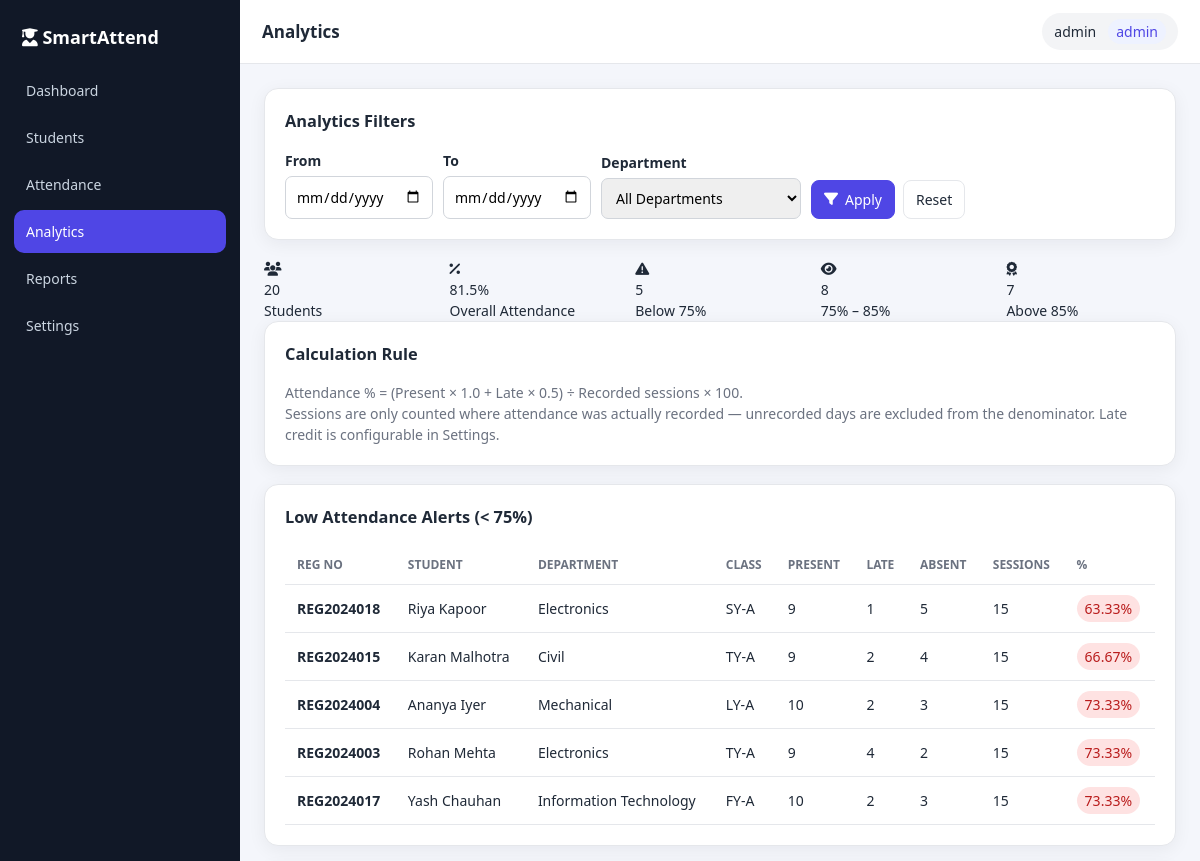
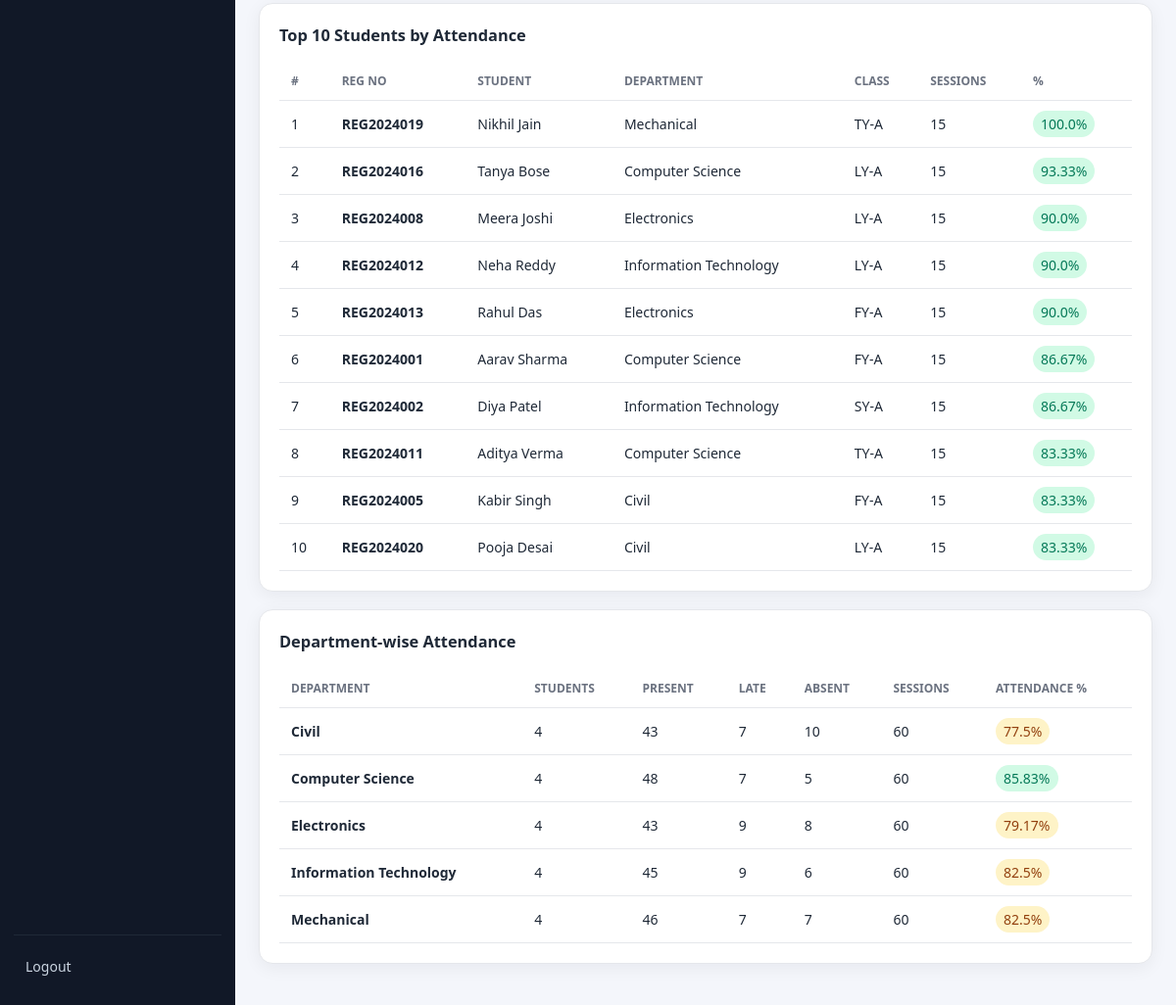
Screenshot of /analytics (signed in) with the database file from the repository (2 pictures, top to bottom).
### tables this page shows
CREATE TABLE students (
        id              INTEGER PRIMARY KEY AUTOINCREMENT,
        reg_no          TEXT NOT NULL UNIQUE,
        full_name       TEXT NOT NULL,
        email           TEXT,
        phone           TEXT,
        department_id   INTEGER NOT NULL REFERENCES departments(id) ON DELETE RESTRICT,
        class_name      TEXT NOT NULL,
        gender          TEXT,
        enrollment_date TEXT,
        created_at      TEXT NOT NULL DEFAULT (datetime('now'))
    );

CREATE TABLE departments (
        id   INTEGER PRIMARY KEY AUTOINCREMENT,
        name TEXT NOT NULL UNIQUE,
        code TEXT NOT NULL UNIQUE
    );

### controllers.py (the view)
@login_required
def analytics():
    db = get_db()
    late_credit = get_late_credit()
    start = request.args.get("start") or ""
    end = request.args.get("end") or ""
    dept = safe_int(request.args.get("department"))
    if start and not valid_date(start):
        start = ""
    if end and not valid_date(end):
        end = ""
    stats = compute_student_stats(dept, start or None, end or None)
    departments = db.execute("SELECT * FROM departments ORDER BY name").fetchall()
    active = [s for s in stats if s["total"] > 0]
    low = [s for s in active if s["pct"] < 75]
    mid = [s for s in active if 75 <= s["pct"] <= 85]
    high = [s for s in active if s["pct"] > 85]
    total_sessions = sum(s["total"] for s in stats)
    total_credits = sum(s["credits"] for s in stats)
    overall_pct = round(total_credits / total_sessions * 100, 2) if total_sessions else 0.0
    top10 = sorted(active, key=lambda s: (-s["pct"], -s["total"]))[:10]
    dept_map = {}
    for s in stats:
        d = dept_map.setdefault(s["dept"], {
            "dept": s["dept"], "students": 0, "sessions": 0,
            "credits": 0.0, "present": 0, "late": 0, "absent": 0})
        d["students"] += 1
        d["sessions"] += s["total"]
        d["credits"] += s["credits"]
        d["present"] += s["present"]
        d["late"] += s["late"]
        d["absent"] += s["absent"]
    dept_stats = []
    for d in dept_map.values():
        d["pct"] = round(d["credits"] / d["sessions"] * 100, 2) if d["sessions"] else 0.0
        dept_stats.append(d)
    dept_stats.sort(key=lambda x: x["dept"])
    body = 'analytics.html'
    return render_page("Analytics", body, active="analytics",
                       stats=stats, departments=departments,
                       start=start, end=end, dept=dept,
                       late_credit=late_credit, overall_pct=overall_pct,
                       low=low, mid=mid, high=high, top10=top10,
                       dept_stats=dept_stats)

### controllers.py (called while the page is built)
def login_required(view):
    @wraps(view)
    def wrapped(*args, **kwargs):
        if not session.get("user_id"):
            flash("Please sign in to continue.", "error")
            return redirect(url_for("login"))
        return view(*args, **kwargs)
    return wrapped

def safe_int(value, default=None):
    try:
        return int(value)
    except (TypeError, ValueError):
        return default

### models.py (called while the page is built)
def get_db():
    if "db" not in g:
        g.db = sqlite3.connect(current_app.config["DATABASE"])
        g.db.row_factory = sqlite3.Row
        g.db.execute("PRAGMA foreign_keys = ON")
    return g.db

def get_setting(key, default=None):
    try:
        row = get_db().execute("SELECT value FROM settings WHERE key=?", (key,)).fetchone()
        return row["value"] if row else default
    except Exception:
        return default

def get_late_credit():
    try:
        v = float(get_setting("late_credit", DEFAULT_LATE_CREDIT))
        return max(0.0, min(1.0, v))
    except (TypeError, ValueError):
        return float(DEFAULT_LATE_CREDIT)

### views.py (called while the page is built)
def render_page(title, body_tpl, active="", scripts="", **ctx):
    base_ctx = {
        "title": title,
        "active": active,
        "username": session.get("username"),
        "role": session.get("role"),
    }
    base_ctx.update(ctx)
    body = render_template(body_tpl, **base_ctx)
    page_scripts = render_template(scripts, **base_ctx) if scripts else ""
    return render_template_string(BASE_TEMPLATE, body=body,
                                  page_scripts=page_scripts, **base_ctx)

### templates/analytics.html (shortened to what this page needs)
    <div class="card no-print">
      <h3>Analytics Filters</h3>
      <form class="filters" method="get" action="{{ url_for('analytics') }}" style="margin-bottom:0">
        <div><label>From</label><input type="date" name="start" value="{{ start }}"></div>
        <div><label>To</label><input type="date" name="end" value="{{ end }}"></div>
        <div><label>Department</label>
          <select name="department">
            <option value="">All Departments</option>
          </select></div>
        <div style="align-self:flex-end;display:flex;gap:8px">
          <button class="btn btn-primary"><i class="fa-solid fa-filter"></i> Apply</button>
          <a class="btn btn-ghost" href="{{ url_for('analytics') }}">Reset</a>
        </div>
      </form>
    </div>
    <div class="stats-grid">
      <div class="stat"><div class="icon i1"><i class="fa-solid fa-users"></i></div>
        <div><div class="value">{{ stats|length }}</div><div class="label">Students</div></div></div>
      <div class="stat"><div class="icon i3"><i class="fa-solid fa-percent"></i></div>
        <div><div class="value">{{ overall_pct }}%</div><div class="label">Overall Attendance</div></div></div>
      <div class="stat"><div class="icon i5"><i class="fa-solid fa-triangle-exclamation"></i></div>
        <div><div class="value">{{ low|length }}</div><div class="label">Below 75%</div></div></div>
      <div class="stat"><div class="icon i6"><i class="fa-solid fa-eye"></i></div>
        <div><div class="value">{{ mid|length }}</div><div class="label">75% – 85%</div></div></div>
      <div class="stat"><div class="icon i4"><i class="fa-solid fa-award"></i></div>
        <div><div class="value">{{ high|length }}</div><div class="label">Above 85%</div></div></div>
    </div>
    <div class="card">
      <h3>Calculation Rule</h3>
      <p class="muted">
        Attendance % = (Present × 1.0 + Late × {{ late_credit }}) ÷ Recorded sessions × 100.<br>
        Sessions are only counted where attendance was actually recorded — unrecorded days
        are excluded from the denominator. Late credit is configurable in Settings.
      </p>
    </div>
    <div class="card">
      <h3>Low Attendance Alerts (&lt; 75%)</h3>
      {% if low %}
      <div class="table-wrap">
        <table>
          <thead><tr><th>Reg No</th><th>Student</th><th>Department</th><th>Class</th>
            <th>Present</th><th>Late</th><th>Absent</th><th>Sessions</th><th>%</th></tr></thead>
          <tbody>
          {% for s in low|sort(attribute='pct') %}
            <tr>
              <td><strong>{{ s.reg_no }}</strong></td>
              <td>{{ s.full_name }}</td>
              <td>{{ s.dept }}</td><td>{{ s.class_name }}</td>
              <td>{{ s.present }}</td><td>{{ s.late }}</td><td>{{ s.absent }}</td>
              <td>{{ s.total }}</td>
              <td><span class="badge danger">{{ s.pct }}%</span></td>
            </tr>
          {% endfor %}
          </tbody>
        </table>
      </div>
      {% else %}
      <div class="empty"><i class="fa-solid fa-circle-check"></i>
        No students below 75% for the selected filters.</div>
      {% endif %}
    </div>
    <div class="card">
      <h3>Top 10 Students by Attendance</h3>
      {% if top10 %}
      <div class="table-wrap">
        <table>
          <thead><tr><th>#</th><th>Reg No</th><th>Student</th><th>Department</th>
            <th>Class</th><th>Sessions</th><th>%</th></tr></thead>
          <tbody>
          {% for s in top10 %}
            <tr>
              <td>{{ loop.index }}</td>
              <td><strong>{{ s.reg_no }}</strong></td>
              <td>{{ s.full_name }}</td><td>{{ s.dept }}</td><td>{{ s.class_name }}</td>
              <td>{{ s.total }}</td>
              <td><span class="badge ok">{{ s.pct }}%</span></td>
            </tr>
          {% endfor %}
          </tbody>
        </table>
      </div>
      {% else %}
      <div class="empty"><i class="fa-solid fa-inbox"></i>No attendance data yet.</div>
      {% endif %}
    </div>
    <div class="card">
      <h3>Department-wise Attendance</h3>
      <div class="table-wrap">
        <table>
          <thead><tr><th>Department</th><th>Students</th><th>Present</th>
            <th>Late</th><th>Absent</th><th>Sessions</th><th>Attendance %</th></tr></thead>
          <tbody>
          {% for d in dept_stats %}
            <tr>
              <td><strong>{{ d.dept }}</strong></td>
              <td>{{ d.students }}</td><td>{{ d.present }}</td>
              <td>{{ d.late }}</td><td>{{ d.absent }}</td><td>{{ d.sessions }}</td>
              <td>
                {% if d.pct >= 85 %}<span class="badge ok">{{ d.pct }}%</span>
                {% elif d.pct >= 75 %}<span class="badge warn">{{ d.pct }}%</span>
                {% else %}<span class="badge danger">{{ d.pct }}%</span>{% endif %}
              </td>
            </tr>
          {% endfor %}
          </tbody>
        </table>
      </div>
    </div>

### rows the page displays
students: reg_no "REG2024018", full_name "Riya Kapoor", dept "Electronics", class_name "SY-A", present "9", late "1", absent "5", total "15", pct "63.33"
students: reg_no "REG2024015", full_name "Karan Malhotra", dept "Civil", class_name "TY-A", present "9", late "2", absent "4", total "15", pct "66.67"
students: reg_no "REG2024004", full_name "Ananya Iyer", dept "Mechanical", class_name "LY-A", present "10", late "2", absent "3", total "15", pct "73.33", students "4", present "46", late "7", absent "7", sessions "60", pct "82.5"
students: reg_no "REG2024003", full_name "Rohan Mehta", dept "Electronics", class_name "TY-A", present "9", late "4", absent "2", total "15", pct "73.33"
students: reg_no "REG2024017", full_name "Yash Chauhan", dept "Information Technology", class_name "FY-A", present "10", late "2", absent "3", total "15", pct "73.33"
students: reg_no "REG2024019", full_name "Nikhil Jain", dept "Mechanical", class_name "TY-A", total "15", pct "100.0"
students: reg_no "REG2024016", full_name "Tanya Bose", dept "Computer Science", class_name "LY-A", total "15", pct "93.33"
students: reg_no "REG2024008", full_name "Meera Joshi", dept "Electronics", class_name "LY-A", total "15", pct "90.0", students "4", present "43", late "9", absent "8", sessions "60", pct "79.17"
students: reg_no "REG2024012", full_name "Neha Reddy", dept "Information Technology", class_name "LY-A", total "15", pct "90.0"
students: reg_no "REG2024013", full_name "Rahul Das", dept "Electronics", class_name "FY-A", total "15", pct "90.0"
students: reg_no "REG2024001", full_name "Aarav Sharma", dept "Computer Science", class_name "FY-A", total "15", pct "86.67", students "4", present "48", late "7", absent "5", sessions "60", pct "85.83"
students: reg_no "REG2024002", full_name "Diya Patel", dept "Information Technology", class_name "SY-A", total "15", pct "86.67"
students: reg_no "REG2024011", full_name "Aditya Verma", dept "Computer Science", class_name "TY-A", total "15", pct "83.33"
students: reg_no "REG2024005", full_name "Kabir Singh", dept "Civil", class_name "FY-A", total "15", pct "83.33", students "4", present "43", late "7", absent "10", sessions "60", pct "77.5"
students: reg_no "REG2024020", full_name "Pooja Desai", dept "Civil", class_name "LY-A", total "15", pct "83.33"
students: dept "Information Technology", students "4", present "45", late "9", absent "6", sessions "60", pct "82.5"

### other values shown
{{ stats|length }} "20"
{{ overall_pct }} "81.5"
{{ low|length }} "5"
{{ mid|length }} "8"
{{ high|length }} "7"
{{ late_credit }} "0.5"
